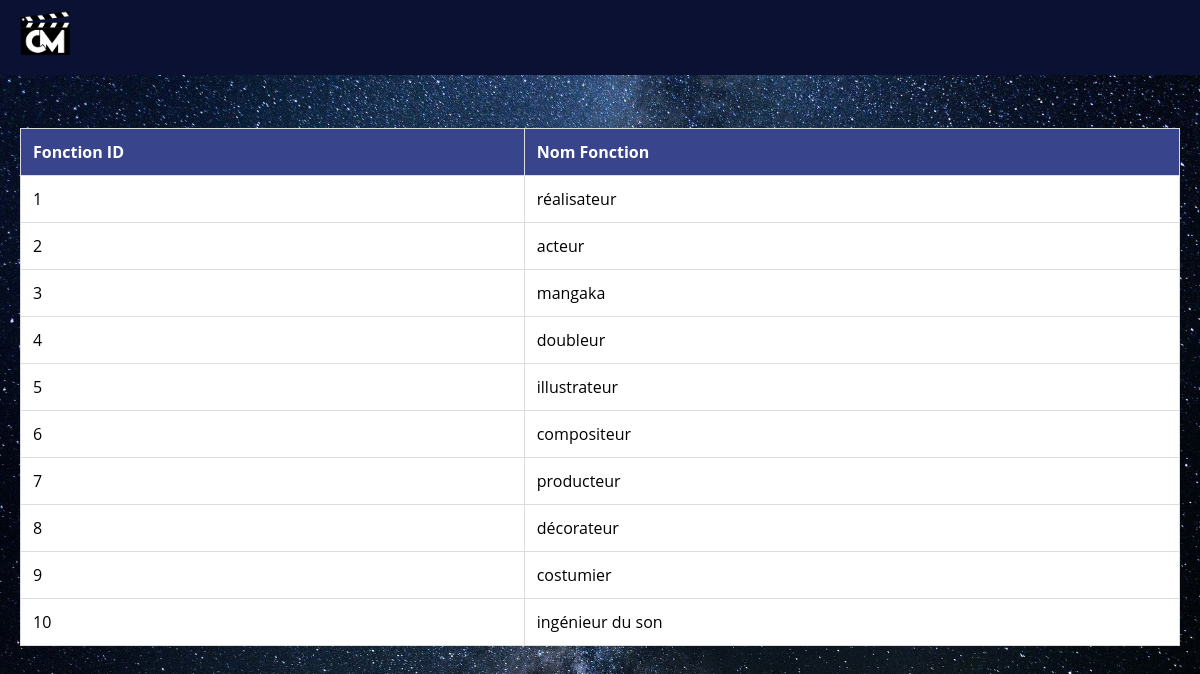
/admin_Fonction, run on the app's committed database.
### tables this page shows
CREATE TABLE "Fonction" (
	"idfonction"	INTEGER NOT NULL,
	"nomfonction"	VARCHAR NOT NULL,
	PRIMARY KEY("idfonction" AUTOINCREMENT)
);

### project_db_flask.py (the view)
@app.route('/admin_Fonction')
def Fonction_de():
    Fonction = db.allFonction()
    return render_template("liste_Fonction.html", Fonction=Fonction)

### cinemunckdb.py (called while the page is built)
def allFonction():
    conn = sqlite3.connect('Cinemunck.db')
    cursor = conn.cursor()
    cursor.execute("SELECT * FROM Fonction")
    rows = cursor.fetchall()
    conn.close()
    return rows

### templates/liste_Fonction.html (shortened to what this page needs)
<!DOCTYPE html>
<html lang="en">
<head>
    <link rel="stylesheet" href="{{ url_for('static', filename='style_admin.css') }}">
</head>
<header>
    <div class="logo">
        <a href="{{ url_for('home') }}">
            <img src="{{ url_for('static', filename='CM_logo.png') }}" alt="Company Logo">
        </a>
    </div>
</header>
<br>
<br>
<br>
<br>
<body>
<table>
    <thead>
        <tr>
            <th>Fonction ID</th>
            <th>Nom Fonction</th>
        </tr>
    </thead>
    <tbody>
        {% for idfonction, nomfonction in Fonction %}
            <tr>
                <td>{{idfonction}}</td>
                <td>{{nomfonction}}</td>
            </tr>
        {% endfor %}
    </tbody>
</table>

### static/style_admin.css (style rules this page uses)
body { font-family: 'Open Sans', sans-serif; background: url('/static/space.jpg') center center fixed; background-size: cover; margin: 0; padding: 20px; }
table { width: 100%; border-collapse: collapse; margin-top: 20px; background-color: #fff; }
th, td { border: 1px solid #dddddd; text-align: left; padding: 12px; background-color: #fff; }
th { background-color: #38448b; color: white; }
a { text-decoration: none; color: #ff6f61; border-bottom: 2px solid transparent; transition: border-bottom 0.3s ease; }
a { text-decoration: none; color: #ffffff; border-bottom: 2px solid transparent; transition: border-bottom 0.3s ease; }
header { background-color: #0b1133; display: flex; justify-content: space-between; padding: 10px 20px; align-items: center; position: fixed; top: 0; left: 0; right: 0; z-index: 1000; opacity: 0; animation: fadeIn 1s ease forwards; }
header .logo img { height: 50px; }

### data on the page
Fonction: idfonction "1", nomfonction "réalisateur"
Fonction: idfonction "2", nomfonction "acteur"
Fonction: idfonction "3", nomfonction "mangaka"
Fonction: idfonction "4", nomfonction "doubleur"
Fonction: idfonction "5", nomfonction "illustrateur"
Fonction: idfonction "6", nomfonction "compositeur"
Fonction: idfonction "7", nomfonction "producteur"
Fonction: idfonction "8", nomfonction "décorateur"
Fonction: idfonction "9", nomfonction "costumier"
Fonction: idfonction "10", nomfonction "ingénieur du son"
